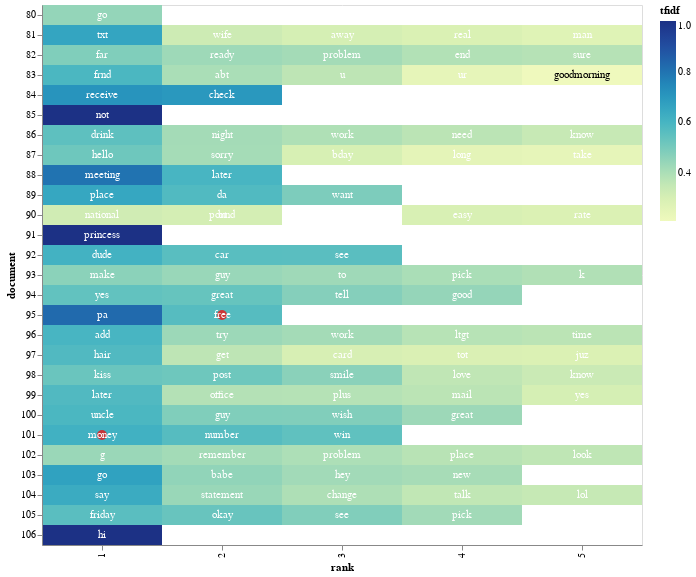

Notebook source saved alongside this figure:
### Code cell
# выделяем
term_list = ['free', 'money']

top_tfidf_df = tfidf_df[tfidf_df['tfidf'] != 0]

# base for all visualizations, with rank calculation
base = alt.Chart(top_tfidf_df.iloc[300:400]).encode(
    x = 'rank:O',
    y = 'document:N'
).transform_window(
    rank = "rank()",
    sort = [alt.SortField("tfidf", order="descending")],
    groupby = ["document"],
)

heatmap = base.mark_rect().encode(
    color = 'tfidf:Q'
)

circle = base.mark_circle(size=100).encode(
    color = alt.condition(
        alt.FieldOneOfPredicate(field='term', oneOf=term_list),
        alt.value('red'),
        alt.value('#FFFFFF00')        
    )
)

# text labels, white for darker heatmap colors
text = base.mark_text(baseline='middle').encode(
    text = 'term:N',
    color = alt.condition(alt.datum.tfidf >= 0.23, alt.value('white'), alt.value('black'))
)

# display the three superimposed visualizations
(heatmap + circle + text).properties(width = 600) #circle

### Figure 1 — Vega-Lite specification as saved in the notebook (floating-point values rounded to 4 significant figures)
{"config": {"view": {"continuousWidth": 400, "continuousHeight": 300}}, "layer": [{"mark": "rect", "encoding": {"color": {"field": "tfidf", "type": "quantitative"}, "x": {"field": "rank", "type": "ordinal"}, "y": {"field": "document", "type": "nominal"}}, "transform": [{"window": [{"op": "rank", "field": "", "as": "rank"}], "groupby": ["document"], "sort": [{"field": "tfidf", "order": "descending"}]}]}, {"mark": {"type": "circle", "size": 100}, "encoding": {"color": {"condition": {"value": "red", "test": {"field": "term", "oneOf": ["free", "money"]}}, "value": "#FFFFFF00"}, "x": {"field": "rank", "type": "ordinal"}, "y": {"field": "document", "type": "nominal"}}, "transform": [{"window": [{"op": "rank", "field": "", "as": "rank"}], "groupby": ["document"], "sort": [{"field": "tfidf", "order": "descending"}]}]}, {"mark": {"type": "text", "baseline": "middle"}, "encoding": {"color": {"condition": {"value": "white", "test": "(datum.tfidf >= 0.23)"}, "value": "black"}, "text": {"field": "term", "type": "nominal"}, "x": {"field": "rank", "type": "ordinal"}, "y": {"field": "document", "type": "nominal"}}, "transform": [{"window": [{"op": "rank", "field": "", "as": "rank"}], "groupby": ["document"], "sort": [{"field": "tfidf", "order": "descending"}]}]}], "data": {"name": "data-fdb0f757dd77fdfef3b0210ba7d1cba2"}, "width": 600, "$schema": "https://vega.github.io/schema/vega-lite/v4.17.0.json", "datasets": {"data-fdb0f757dd77fdfef3b0210ba7d1cba2": [{"document": 80, "term": "go", "tfidf": 0.4464}, {"document": 81, "term": "txt", "tfidf": 0.6582}, {"document": 81, "term": "wife", "tfidf": 0.3271}, {"document": 81, "term": "away", "tfidf": 0.305}, {"document": 81, "term": "real", "tfidf": 0.2915}, {"document": 81, "term": "man", "tfidf": 0.2734}, {"document": 82, "term": "far", "tfidf": 0.4831}, {"document": 82, "term": "ready", "tfidf": 0.4281}, {"document": 82, "term": "problem", "tfidf": 0.417}, {"document": 82, "term": "end", "tfidf": 0.3885}, {"document": 82, "term": "sure", "tfidf": 0.3818}, {"document": 83, "term": "frnd", "tfidf": 0.5917}, {"document": 83, "term": "abt", "tfidf": 0.4041}, {"document": 83, "term": "u", "tfidf": 0.3654}, {"document": 83, "term": "ur", "tfidf": 0.2453}, {"document": 83, "term": "goodmorning", "tfidf": 0.2099}, {"document": 84, "term": "receive", "tfidf": 0.7124}, {"document": 84, "term": "check", "tfidf": 0.7018}, {"document": 85, "term": "not", "tfidf": 1.0}, {"document": 86, "term": "drink", "tfidf": 0.5508}, {"document": 86, "term": "night", "tfidf": 0.4155}, {"document": 86, "term": "work", "tfidf": 0.3942}, {"document": 86, "term": "need", "tfidf": 0.3711}, {"document": 86, "term": "know", "tfidf": 0.3416}, {"document": 87, "term": "hello", "tfidf": 0.5174}, {"document": 87, "term": "sorry", "tfidf": 0.4136}, {"document": 87, "term": "bday", "tfidf": 0.2982}, {"document": 87, "term": "long", "tfidf": 0.2549}, {"document": 87, "term": "take", "tfidf": 0.2472}, {"document": 88, "term": "meeting", "tfidf": 0.8014}, {"document": 88, "term": "later", "tfidf": 0.5981}, {"document": 89, "term": "place", "tfidf": 0.6516}, {"document": 89, "term": "da", "tfidf": 0.5794}, {"document": 89, "term": "want", "tfidf": 0.4895}, {"document": 90, "term": "national", "tfidf": 0.3188}, {"document": 90, "term": "bt", "tfidf": 0.3085}, {"document": 90, "term": "pound", "tfidf": 0.3085}, {"document": 90, "term": "easy", "tfidf": 0.298}, {"document": 90, "term": "rate", "tfidf": 0.2894}, {"document": 91, "term": "princess", "tfidf": 1.0}, {"document": 92, "term": "dude", "tfidf": 0.6119}, {"document": 92, "term": "car", "tfidf": 0.5607}, {"document": 92, "term": "see", "tfidf": 0.5579}, {"document": 93, "term": "make", "tfidf": 0.4627}, {"document": 93, "term": "guy", "tfidf": 0.4374}, {"document": 93, "term": "to", "tfidf": 0.4266}, {"document": 93, "term": "pick", "tfidf": 0.4039}, {"document": 93, "term": "k", "tfidf": 0.3908}, {"document": 94, "term": "yes", "tfidf": 0.5422}, {"document": 94, "term": "great", "tfidf": 0.5317}, {"document": 94, "term": "tell", "tfidf": 0.4744}, {"document": 94, "term": "good", "tfidf": 0.4453}, {"document": 95, "term": "pa", "tfidf": 0.8236}, {"document": 95, "term": "free", "tfidf": 0.5672}, {"document": 96, "term": "add", "tfidf": 0.5982}, {"document": 96, "term": "try", "tfidf": 0.4311}, {"document": 96, "term": "work", "tfidf": 0.4158}, {"document": 96, "term": "ltgt", "tfidf": 0.3801}, {"document": 96, "term": "time", "tfidf": 0.3727}, {"document": 97, "term": "hair", "tfidf": 0.5796}, {"document": 97, "term": "get", "tfidf": 0.3657}, {"document": 97, "term": "card", "tfidf": 0.3005}, {"document": 97, "term": "tot", "tfidf": 0.2922}, {"document": 97, "term": "juz", "tfidf": 0.2898}, {"document": 98, "term": "kiss", "tfidf": 0.5245}, {"document": 98, "term": "post", "tfidf": 0.5166}, {"document": 98, "term": "smile", "tfidf": 0.4651}, {"document": 98, "term": "love", "tfidf": 0.3612}, {"document": 98, "term": "know", "tfidf": 0.3336}, {"document": 99, "term": "later", "tfidf": 0.5796}, {"document": 99, "term": "office", "tfidf": 0.3854}, {"document": 99, "term": "plus", "tfidf": 0.3825}, {"document": 99, "term": "mail", "tfidf": 0.3723}, {"document": 99, "term": "yes", "tfidf": 0.3043}, {"document": 100, "term": "uncle", "tfidf": 0.5917}, {"document": 100, "term": "guy", "tfidf": 0.4829}, {"document": 100, "term": "wish", "tfidf": 0.4811}, {"document": 100, "term": "great", "tfidf": 0.4304}, {"document": 101, "term": "money", "tfidf": 0.6165}, {"document": 101, "term": "number", "tfidf": 0.5668}, {"document": 101, "term": "win", "tfidf": 0.5464}, {"document": 102, "term": "g", "tfidf": 0.4346}, {"document": 102, "term": "remember", "tfidf": 0.4173}, {"document": 102, "term": "problem", "tfidf": 0.3993}, {"document": 102, "term": "place", "tfidf": 0.3775}, {"document": 102, "term": "look", "tfidf": 0.3633}, {"document": 103, "term": "go", "tfidf": 0.6709}, {"document": 103, "term": "babe", "tfidf": 0.4525}, {"document": 103, "term": "hey", "tfidf": 0.4205}, {"document": 103, "term": "new", "tfidf": 0.4102}, {"document": 104, "term": "say", "tfidf": 0.6381}, {"document": 104, "term": "statement", "tfidf": 0.4366}, {"document": 104, "term": "change", "tfidf": 0.3962}, {"document": 104, "term": "talk", "tfidf": 0.3563}, {"document": 104, "term": "lol", "tfidf": 0.344}, {"document": 105, "term": "friday", "tfidf": 0.5582}, {"document": 105, "term": "okay", "tfidf": 0.5285}, {"document": 105, "term": "see", "tfidf": 0.4819}, {"document": 105, "term": "pick", "tfidf": 0.4206}, {"document": 106, "term": "hi", "tfidf": 1.0}]}}
